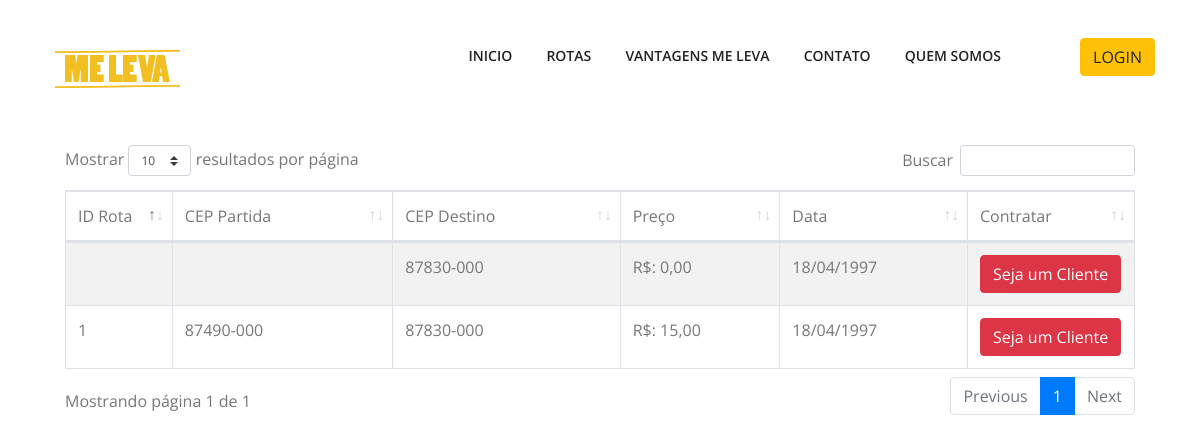
/listar/todasrotas, run on an earlier commit of the app's database.
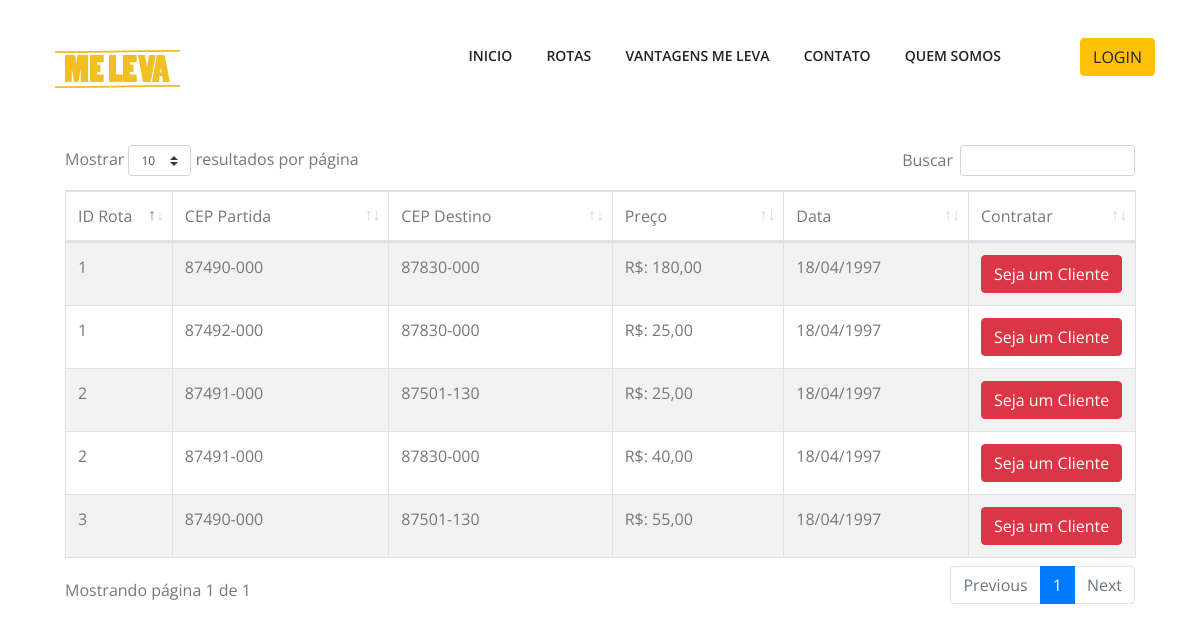
And on a later commit of the database.
### tables this page shows
CREATE TABLE `rota` (
  `id` int(11) NOT NULL,
  `quantidade` varchar(10) NOT NULL,
  `valor` double NOT NULL,
  `cep_inicio` varchar(15) NOT NULL,
  `cep_fim` varchar(15) NOT NULL,
  `data_inicio` date NOT NULL,
  `cidade_inicio` varchar(60) NOT NULL,
  `cidade_fim` varchar(60) NOT NULL,
  `motorista_id` int(11) NOT NULL,
  `tamanho_id` int(11) NOT NULL
);

CREATE TABLE `parada` (
  `id` int(11) NOT NULL,
  `cep` varchar(15) NOT NULL,
  `valor` double NOT NULL,
  `cidade` varchar(60) NOT NULL,
  `rota_id` int(11) NOT NULL
);

### listar/todasrotas.php (the view, shortened to what this page needs)
<div class="container">
	<table class="table table-bordered table-striped" name="teste">
		<thead>
			<tr>
				<td width="10%">ID Rota</td>
				<td>CEP Partida</td>
				<td>CEP Destino</td>
				<td>Preço</td>
				<td>Data</td>
				<td width="12%">Contratar</td>
			</tr>
		</thead>
		<?php
		$tipo = "";
			$sql = "select *, date_format(data_inicio, '%d/%m/%Y') data_inicio from rota";
			$consulta = $pdo->prepare($sql);
			$consulta->execute();
				while ( $linha = $consulta->fetch(PDO::FETCH_OBJ)) {
				$id 			= $linha->id;
				$cep_inicio		= $linha->cep_inicio;
				$cep_fim  		= $linha->cep_fim;
				$valor 			= $linha->valor;
				$data_inicio	= $linha->data_inicio;
				$valor = number_format($valor, 2, ",", ".");
				echo "<tr>
						<td>$id</td>
						<td>$cep_inicio</td>
						<td>$cep_fim</td>
						<td>R$: $valor</td>
						<td>$data_inicio</td>
						<td>";
						if ('1'<>$tipo) {
							echo " <a  type='button' href='paginas/home' class='btn btn-danger'>Seja um Cliente</a>";
						}else{
							echo " <a  type='button' href='cadastrar/contratarota/$id' class='btn btn-success'>Contratar</a>";
						}
						echo "
						</td>
					</tr>";
			    }
			$sql = "select *, date_format(data_inicio, '%d/%m/%Y') data_inicio, rota.cep_fim, parada.cep, parada.valor, parada.id as 'idd' from parada
			right join rota on parada.rota_id = rota.id";
			$consulta = $pdo->prepare($sql);
			$consulta->execute();
				while ( $linha = $consulta->fetch(PDO::FETCH_OBJ)) {
				$idd 			= $linha->idd;
				$cep 			= $linha->cep;
				$cep_fim  		= $linha->cep_fim;
				$valor 			= $linha->valor;
				$data_inicio	= $linha->data_inicio;
				$valor = number_format($valor, 2, ",", ".");
				if (isset($cep)) {
					$par = '2';
				}
				echo "<tr>
						<td>$idd</td>
						<td>$cep</td>
						<td>$cep_fim</td>
						<td>R$: $valor</td>
						<td>$data_inicio</td>
						<td>";
						if ('1'<>$tipo) {
							echo " <a  type='button' href='paginas/home' class='btn btn-danger'>Seja um Cliente</a>";
						}elseif ($par == '2') {
							echo " <a  type='button' href='cadastrar/contrataparada/$idd' class='btn btn-success'>Contratar parada</a>";
						}
						echo "
						</td>
					</tr>";
			    }
		?>
	</table>
</div>

What changed in the data, as far as the page shows it:
no longer on one of the page's lists (row edited): rota: cep_fim "87830-000"
changed rota id 1: valor "15,00" → "180,00"
added rota: id "2", cep_inicio "87491-000", cep_fim "87501-130", valor "25,00", data_inicio "18/04/1997"
added parada: id "1", cep "87492-000", rota.cep_fim "87830-000", valor "25,00", data_inicio "18/04/1997"
added parada: id "2", cep "87491-000", rota.cep_fim "87830-000", valor "40,00", data_inicio "18/04/1997"
added parada: id "3", cep "87490-000", rota.cep_fim "87501-130", valor "55,00", data_inicio "18/04/1997"
